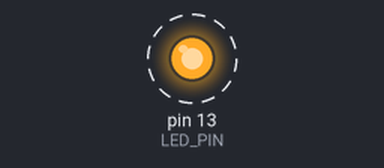
The sketch below on a simulated Arduino Uno, built with avr-gcc and run on an emulated ATmega328P. Parts: output pins drawn as LEDs (lit = HIGH). Dashed ring = blinking. What the sketch prints to the serial monitor is not drawn.

Above: at 0.2 s.
Timing chart, 0 to 3.0 s (numbered marks = the images above):
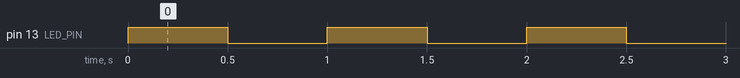

Measured:
- by itself, pin 13 (LED_PIN): alternates HIGH for 0.50 s and LOW for 0.50 s

The sketch:

LED_Blink.ino
```cpp
// LED_Blink.ino
const int LED_PIN = 13; // Resolved Issue #1: move LED pin to named constant
const int BLINK_DELAY = 500; // ms
void setup() {
 pinMode(LED_PIN, OUTPUT);
 Serial.begin(9600); // Resolved Issue #2: enable debug output
}
void loop() {
 digitalWrite(LED_PIN, HIGH); // LED ON
 Serial.println("LED: ON");
 delay(BLINK_DELAY);
 digitalWrite(LED_PIN, LOW); // LED OFF
 Serial.println("LED: OFF");
 delay(BLINK_DELAY);
}
```
